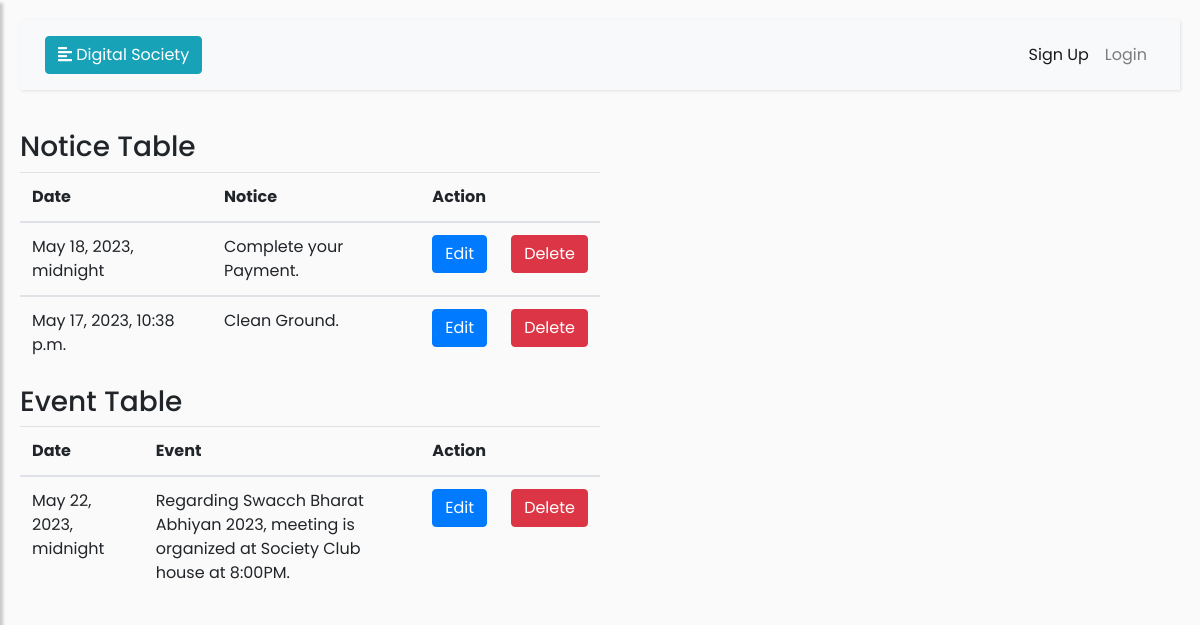
The app's page /chairmanhome/ with its own data.
### d_s/models.py (models this page shows)
class Notice(models.Model):
	date=models.DateTimeField()
	event=models.TextField()

class Events(models.Model):
	date=models.DateTimeField()
	event=models.TextField()

### d_s/views.py (the view)
# urls.py: path('chairmanhome/',views.chairmanhome,name='chairmanhome'),
def chairmanhome(request):
	if request.method=="GET":
		notice=Notice.objects.all()
		event=Events.objects.all()
		return render(request,'chairmanhomepage.html',{'notice':notice,'event':event})

### d_s/templates/chairmanhomepage.html (shortened to what this page needs)
{% extends 'chairmanindex.html' %}
{% block content %}
<!DOCTYPE html>
<html>
<head>
</head>
<body>
	<table class="table" style="width:50%">
	<h3>Notice Table</h3>
	  <thead>
	    <tr>
	      <th scope="col">Date</th>
	      <th scope="col">Notice</th>
	      <th scope="col" colspan="2">Action</th>
	    </tr>
	  </thead>
	  {% for i in notice %}
	  <tbody>
	  	<tr>
	      <td>{{i.date}}</td>
	      <td>{{i.event}}</td>
	      <td><button class="btn btn-primary"><a href="{% url 'edit-notice' %}">Edit</a></button></td>
	      <td><button class="btn btn-danger"><a href="#">Delete</a></button></td>
	    </tr>
	  </tbody>
	  {% endfor %}
	  <table class="table" style="width: 50%">
		<h3>Event Table</h3>
		  <thead>
		    <tr>
		      <th scope="col">Date</th>
		      <th scope="col">Event</th>
		      <th scope="col" colspan="2">Action</th>
		    </tr>
		  </thead>
		  {% for i in event %}
			  <tbody>
			  	<tr>
			      <td>{{i.date}}</td>
			      <td>{{i.event}}</td>
			      <td><button class="btn btn-primary"><a href="#">Edit</a></button></td>
			      <td><button class="btn btn-danger"><a href="#">Delete</a></button></td>
			    </tr>
		  		</tbody>
	 	{% endfor %}
</table>
</body>
</html>
{% endblock %}

### d_s/templates/chairmanindex.html (style rules this page uses)
body { font-family: 'Poppins', sans-serif; background: #fafafa; }
a, a:hover, a:focus { color: inherit; text-decoration: none; transition: all 0.3s; }

### records on screen
Notice: date "May 18, 2023, midnight", event "Complete your Payment."
Notice: date "May 17, 2023, 10:38 p.m.", event "Clean Ground."
Events: date "May 22, 2023, midnight", event "Regarding Swacch Bharat Abhiyan 2023, meeting is organized at Society Club house at 8:00PM."
